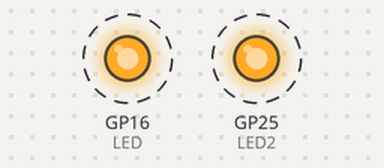
Bench run of a program on a simulated Raspberry Pi Pico running MicroPython. Shown: output pins drawn as LEDs (lit = HIGH). Dashed ring = blinking. At 5.0 s the program stops and its outputs stay as they are.

Above: at 0.2 s.
Timing chart, 0 to 3.0 s (numbered marks = the images above):
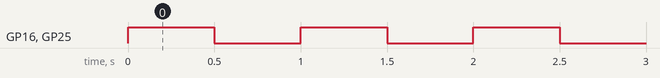

The program:

Initial_test.py
```python
## Video 04 - Subroutines

from machine import Pin
from time import sleep

LED = Pin(16, Pin.OUT)
LED2 = Pin(25, Pin.OUT)


for i in range(0, 10):
    LED.toggle()
    LED2.toggle()
    sleep(0.5)

LED.value(0)
LED2.value(0)
```

Measured:
- by itself, GP16 (LED), GP25 (LED2): alternates HIGH for 0.50 s and LOW for 0.50 s, 10 changes in all, then stays LOW
